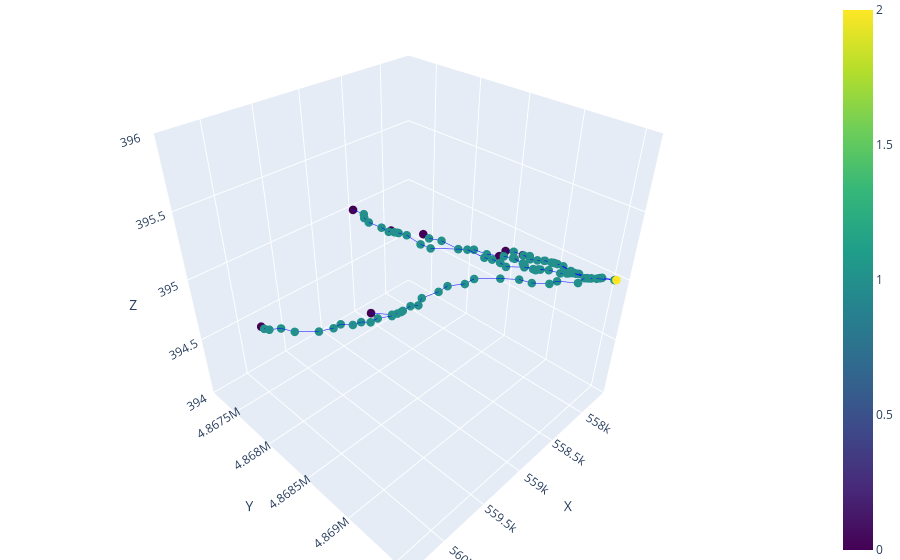

Notebook code cell kept with this figure:
### Code cell
plot_3D_network(nodes, edges, node_color = 'type')

### Figure 1 — Plotly figure (JSON) as saved in the notebook; plotly's stock layout.template omitted (floating-point values rounded to 4 significant figures)
{"data": [{"line": {"color": "blue", "width": 1}, "mode": "lines", "showlegend": false, "type": "scatter3d", "x": [558515, 558500.0], "y": [4867230, 4867000.0], "z": [395, 395]}, {"line": {"color": "blue", "width": 1}, "mode": "lines", "showlegend": false, "type": "scatter3d", "x": [558000.0, 558000.0], "y": [4869000.0, 4869000.0], "z": [395, 395]}, {"line": {"color": "blue", "width": 1}, "mode": "lines", "showlegend": false, "type": "scatter3d", "x": [558000.0, 557900.0], "y": [4869000.0, 4869000.0], "z": [395, 395]}, {"line": {"color": "blue", "width": 1}, "mode": "lines", "showlegend": false, "type": "scatter3d", "x": [558000.0, 558000.0], "y": [4869000.0, 4869000.0], "z": [395, 395]}, {"line": {"color": "blue", "width": 1}, "mode": "lines", "showlegend": false, "type": "scatter3d", "x": [557900.0, 557952], "y": [4869000.0, 4868811], "z": [395, 395]}, {"line": {"color": "blue", "width": 1}, "mode": "lines", "showlegend": false, "type": "scatter3d", "x": [557900.0, 557900.0], "y": [4869000.0, 4869000.0], "z": [395, 395]}, {"line": {"color": "blue", "width": 1}, "mode": "lines", "showlegend": false, "type": "scatter3d", "x": [558200.0, 558300.0], "y": [4869000.0, 4869000.0], "z": [395, 395]}, {"line": {"color": "blue", "width": 1}, "mode": "lines", "showlegend": false, "type": "scatter3d", "x": [558200.0, 558081], "y": [4869000.0, 4869000.0], "z": [395, 395]}, {"line": {"color": "blue", "width": 1}, "mode": "lines", "showlegend": false, "type": "scatter3d", "x": [557900.0, 557900.0], "y": [4869000.0, 4869000.0], "z": [395, 395]}, {"line": {"color": "blue", "width": 1}, "mode": "lines", "showlegend": false, "type": "scatter3d", "x": [557900.0, 557900.0], "y": [4869000.0, 4869000.0], "z": [395, 395]}, {"line": {"color": "blue", "width": 1}, "mode": "lines", "showlegend": false, "type": "scatter3d", "x": [557900.0, 557900.0], "y": [4869000.0, 4869000.0], "z": [395, 395]}, {"line": {"color": "blue", "width": 1}, "mode": "lines", "showlegend": false, "type": "scatter3d", "x": [557900.0, 557900.0], "y": [4869000.0, 4869000.0], "z": [395, 395]}, {"line": {"color": "blue", "width": 1}, "mode": "lines", "showlegend": false, "type": "scatter3d", "x": [557900.0, 557861], "y": [4869000.0, 4869251], "z": [395, 395]}, {"line": {"color": "blue", "width": 1}, "mode": "lines", "showlegend": false, "type": "scatter3d", "x": [557900.0, 557800.0], "y": [4869000.0, 4869376], "z": [395, 395]}, {"line": {"color": "blue", "width": 1}, "mode": "lines", "showlegend": false, "type": "scatter3d", "x": [558081, 558000.0], "y": [4869000.0, 4869361], "z": [395, 395]}, {"line": {"color": "blue", "width": 1}, "mode": "lines", "showlegend": false, "type": "scatter3d", "x": [558200.0, 558300.0], "y": [4869000.0, 4868000.0], "z": [395, 395]}, {"line": {"color": "blue", "width": 1}, "mode": "lines", "showlegend": false, "type": "scatter3d", "x": [558200.0, 558200.0], "y": [4869000.0, 4869000.0], "z": [395, 395]}, {"line": {"color": "blue", "width": 1}, "mode": "lines", "showlegend": false, "type": "scatter3d", "x": [558500.0, 558546], "y": [4867000.0, 4867000.0], "z": [395, 395]}, {"line": {"color": "blue", "width": 1}, "mode": "lines", "showlegend": false, "type": "scatter3d", "x": [557900.0, 557900.0], "y": [4869000.0, 4869000.0], "z": [395, 395]}, {"line": {"color": "blue", "width": 1}, "mode": "lines", "showlegend": false, "type": "scatter3d", "x": [557900.0, 557900.0], "y": [4869000.0, 4869000.0], "z": [395, 395]}, {"line": {"color": "blue", "width": 1}, "mode": "lines", "showlegend": false, "type": "scatter3d", "x": [558200.0, 558200.0], "y": [4869000.0, 4869000.0], "z": [395, 395]}, {"line": {"color": "blue", "width": 1}, "mode": "lines", "showlegend": false, "type": "scatter3d", "x": [558546, 558600.0], "y": [4867000.0, 4868000.0], "z": [395, 395]}, {"line": {"color": "blue", "width": 1}, "mode": "lines", "showlegend": false, "type": "scatter3d", "x": [557800.0, 557846], "y": [4869376, 4869381], "z": [395, 395]}, {"line": {"color": "blue", "width": 1}, "mode": "lines", "showlegend": false, "type": "scatter3d", "x": [557800.0, 557900.0], "y": [4869376, 4869000.0], "z": [395, 395]}, {"line": {"color": "blue", "width": 1}, "mode": "lines", "showlegend": false, "type": "scatter3d", "x": [557846, 557800.0], "y": [4869381, 4869000.0], "z": [395, 395]}, {"line": {"color": "blue", "width": 1}, "mode": "lines", "showlegend": false, "type": "scatter3d", "x": [558200.0, 558200.0], "y": [4869000.0, 4869000.0], "z": [395, 395]}, {"line": {"color": "blue", "width": 1}, "mode": "lines", "showlegend": false, "type": "scatter3d", "x": [558200.0, 558200.0], "y": [4869000.0, 4869000.0], "z": [395, 395]}, {"line": {"color": "blue", "width": 1}, "mode": "lines", "showlegend": false, "type": "scatter3d", "x": [557800.0, 557800.0], "y": [4869000.0, 4869000.0], "z": [395, 395]}, {"line": {"color": "blue", "width": 1}, "mode": "lines", "showlegend": false, "type": "scatter3d", "x": [557800.0, 557831], "y": [4869000.0, 4869396], "z": [395, 395]}, {"line": {"color": "blue", "width": 1}, "mode": "lines", "showlegend": false, "type": "scatter3d", "x": [557800.0, 557800.0], "y": [4869000.0, 4869000.0], "z": [395, 395]}, {"line": {"color": "blue", "width": 1}, "mode": "lines", "showlegend": false, "type": "scatter3d", "x": [557800.0, 557800.0], "y": [4869000.0, 4869000.0], "z": [395, 395]}, {"line": {"color": "blue", "width": 1}, "mode": "lines", "showlegend": false, "type": "scatter3d", "x": [558000.0, 557900.0], "y": [4869361, 4869000.0], "z": [395, 395]}, {"line": {"color": "blue", "width": 1}, "mode": "lines", "showlegend": false, "type": "scatter3d", "x": [558600.0, 558600.0], "y": [4868000.0, 4868000.0], "z": [395, 395]}, {"line": {"color": "blue", "width": 1}, "mode": "lines", "showlegend": false, "type": "scatter3d", "x": [557800.0, 557701], "y": [4869000.0, 4870000.0], "z": [395, 395]}, {"line": {"color": "blue", "width": 1}, "mode": "lines", "showlegend": false, "type": "scatter3d", "x": [557800.0, 557831], "y": [4869000.0, 4869396], "z": [395, 395]}, {"line": {"color": "blue", "width": 1}, "mode": "lines", "showlegend": false, "type": "scatter3d", "x": [557800.0, 557800.0], "y": [4869000.0, 4869000.0], "z": [395, 395]}, {"line": {"color": "blue", "width": 1}, "mode": "lines", "showlegend": false, "type": "scatter3d", "x": [558200.0, 558100.0], "y": [4869000.0, 4869000.0], "z": [395, 395]}, {"line": {"color": "blue", "width": 1}, "mode": "lines", "showlegend": false, "type": "scatter3d", "x": [557856, 557800.0], "y": [4869226, 4869000.0], "z": [395, 395]}, {"line": {"color": "blue", "width": 1}, "mode": "lines", "showlegend": false, "type": "scatter3d", "x": [557856, 557800.0], "y": [4869226, 4869000.0], "z": [395, 395]}, {"line": {"color": "blue", "width": 1}, "mode": "lines", "showlegend": false, "type": "scatter3d", "x": [557800.0, 557800.0], "y": [4869000.0, 4869000.0], "z": [395, 395]}, {"line": {"color": "blue", "width": 1}, "mode": "lines", "showlegend": false, "type": "scatter3d", "x": [557800.0, 557831], "y": [4869000.0, 4869396], "z": [395, 395]}, {"line": {"color": "blue", "width": 1}, "mode": "lines", "showlegend": false, "type": "scatter3d", "x": [560322, 560300.0], "y": [4868051, 4868000.0], "z": [395, 395]}, {"line": {"color": "blue", "width": 1}, "mode": "lines", "showlegend": false, "type": "scatter3d", "x": [558600.0, 558600.0], "y": [4868000.0, 4868000.0], "z": [395, 395]}, {"line": {"color": "blue", "width": 1}, "mode": "lines", "showlegend": false, "type": "scatter3d", "x": [560300.0, 560300.0], "y": [4868000.0, 4868000.0], "z": [395, 395]}, {"line": {"color": "blue", "width": 1}, "mode": "lines", "showlegend": false, "type": "scatter3d", "x": [557701, 557689], "y": [4870000.0, 4869553], "z": [395, 395]}, {"line": {"color": "blue", "width": 1}, "mode": "lines", "showlegend": false, "type": "scatter3d", "x": [557701, 557700.0], "y": [4870000.0, 4869000.0], "z": [395, 395]}, {"line": {"color": "blue", "width": 1}, "mode": "lines", "showlegend": false, "type": "scatter3d", "x": [557701, 557700.0], "y": [4870000.0, 4870000.0], "z": [395, 395]}, {"line": {"color": "blue", "width": 1}, "mode": "lines", "showlegend": false, "type": "scatter3d", "x": [557689, 557700.0], "y": [4869553, 4870000.0], "z": [395, 395]}, {"line": {"color": "blue", "width": 1}, "mode": "lines", "showlegend": false, "type": "scatter3d", "x": [559567, 559500.0], "y": [4868494, 4869000.0], "z": [395, 395]}, {"line": {"color": "blue", "width": 1}, "mode": "lines", "showlegend": false, "type": "scatter3d", "x": [560300.0, 560221], "y": [4868000.0, 4868000.0], "z": [395, 395]}, {"line": {"color": "blue", "width": 1}, "mode": "lines", "showlegend": false, "type": "scatter3d", "x": [558100.0, 558100.0], "y": [4869000.0, 4869000.0], "z": [395, 395]}, {"line": {"color": "blue", "width": 1}, "mode": "lines", "showlegend": false, "type": "scatter3d", "x": [558600.0, 558500.0], "y": [4868000.0, 4868000.0], "z": [395, 395]}, {"line": {"color": "blue", "width": 1}, "mode": "lines", "showlegend": false, "type": "scatter3d", "x": [558100.0, 558100.0], "y": [4869000.0, 4869000.0], "z": [395, 395]}, {"line": {"color": "blue", "width": 1}, "mode": "lines", "showlegend": false, "type": "scatter3d", "x": [558100.0, 558100.0], "y": [4869000.0, 4869000.0], "z": [395, 395]}, {"line": {"color": "blue", "width": 1}, "mode": "lines", "showlegend": false, "type": "scatter3d", "x": [558500.0, 558500.0], "y": [4868000.0, 4868000.0], "z": [395, 395]}, {"line": {"color": "blue", "width": 1}, "mode": "lines", "showlegend": false, "type": "scatter3d", "x": [558500.0, 558522], "y": [4868000.0, 4867747], "z": [395, 395]}, {"line": {"color": "blue", "width": 1}, "mode": "lines", "showlegend": false, "type": "scatter3d", "x": [560221, 560200.0], "y": [4868000.0, 4868000.0], "z": [395, 395]}, {"line": {"color": "blue", "width": 1}, "mode": "lines", "showlegend": false, "type": "scatter3d", "x": [558100.0, 558000.0], "y": [4869000.0, 4869000.0], "z": [395, 395]}, {"line": {"color": "blue", "width": 1}, "mode": "lines", "showlegend": false, "type": "scatter3d", "x": [558000.0, 558000.0], "y": [4869000.0, 4869000.0], "z": [395, 395]}, {"line": {"color": "blue", "width": 1}, "mode": "lines", "showlegend": false, "type": "scatter3d", "x": [558000.0, 558000.0], "y": [4869000.0, 4869000.0], "z": [395, 395]}, {"line": {"color": "blue", "width": 1}, "mode": "lines", "showlegend": false, "type": "scatter3d", "x": [558000.0, 558000.0], "y": [4869000.0, 4869000.0], "z": [395, 395]}, {"line": {"color": "blue", "width": 1}, "mode": "lines", "showlegend": false, "type": "scatter3d", "x": [558500.0, 558500.0], "y": [4868000.0, 4868000.0], "z": [395, 395]}, {"line": {"color": "blue", "width": 1}, "mode": "lines", "showlegend": false, "type": "scatter3d", "x": [558500.0, 558500.0], "y": [4868000.0, 4868000.0], "z": [395, 395]}, {"line": {"color": "blue", "width": 1}, "mode": "lines", "showlegend": false, "type": "scatter3d", "x": [558500.0, 558500.0], "y": [4868000.0, 4868000.0], "z": [395, 395]}, {"line": {"color": "blue", "width": 1}, "mode": "lines", "showlegend": false, "type": "scatter3d", "x": [559500.0, 559400.0], "y": [4869000.0, 4869000.0], "z": [395, 395]}, {"line": {"color": "blue", "width": 1}, "mode": "lines", "showlegend": false, "type": "scatter3d", "x": [560200.0, 560000.0], "y": [4868000.0, 4868000.0], "z": [395, 395]}, {"line": {"color": "blue", "width": 1}, "mode": "lines", "showlegend": false, "type": "scatter3d", "x": [559400.0, 559400.0], "y": [4869000.0, 4869000.0], "z": [395, 395]}, {"line": {"color": "blue", "width": 1}, "mode": "lines", "showlegend": false, "type": "scatter3d", "x": [559400.0, 559500.0], "y": [4869000.0, 4869000.0], "z": [395, 395]}, {"line": {"color": "blue", "width": 1}, "mode": "lines", "showlegend": false, "type": "scatter3d", "x": [558500.0, 558500.0], "y": [4868000.0, 4868000.0], "z": [395, 395]}, {"line": {"color": "blue", "width": 1}, "mode": "lines", "showlegend": false, "type": "scatter3d", "x": [559400.0, 559400.0], "y": [4869000.0, 4869000.0], "z": [395, 395]}, {"line": {"color": "blue", "width": 1}, "mode": "lines", "showlegend": false, "type": "scatter3d", "x": [559400.0, 559300.0], "y": [4869000.0, 4869000.0], "z": [395, 395]}, {"line": {"color": "blue", "width": 1}, "mode": "lines", "showlegend": false, "type": "scatter3d", "x": [557861, 557900.0], "y": [4869251, 4869271], "z": [395, 395]}, {"line": {"color": "blue", "width": 1}, "mode": "lines", "showlegend": false, "type": "scatter3d", "x": [557861, 557800.0], "y": [4869251, 4869000.0], "z": [395, 395]}, {"line": {"color": "blue", "width": 1}, "mode": "lines", "showlegend": false, "type": "scatter3d", "x": [559300.0, 559200.0], "y": [4869000.0, 4869000.0], "z": [395, 395]}, {"line": {"color": "blue", "width": 1}, "mode": "lines", "showlegend": false, "type": "scatter3d", "x": [557900.0, 557861], "y": [4869271, 4869276], "z": [395, 395]}, {"line": {"color": "blue", "width": 1}, "mode": "lines", "showlegend": false, "type": "scatter3d", "x": [557861, 557831], "y": [4869276, 4869396], "z": [395, 395]}, {"line": {"color": "blue", "width": 1}, "mode": "lines", "showlegend": false, "type": "scatter3d", "x": [558500.0, 558500.0], "y": [4868000.0, 4868000.0], "z": [395, 395]}, {"line": {"color": "blue", "width": 1}, "mode": "lines", "showlegend": false, "type": "scatter3d", "x": [560000.0, 559900.0], "y": [4868000.0, 4868000.0], "z": [395, 395]}, {"line": {"color": "blue", "width": 1}, "mode": "lines", "showlegend": false, "type": "scatter3d", "x": [559200.0, 559116], "y": [4869000.0, 4868631], "z": [395, 395]}, {"line": {"color": "blue", "width": 1}, "mode": "lines", "showlegend": false, "type": "scatter3d", "x": [558500.0, 558200.0], "y": [4868000.0, 4868000.0], "z": [395, 395]}, {"line": {"color": "blue", "width": 1}, "mode": "lines", "showlegend": false, "type": "scatter3d", "x": [559116, 558900.0], "y": [4868631, 4868666], "z": [395, 395]}, {"line": {"color": "blue", "width": 1}, "mode": "lines", "showlegend": false, "type": "scatter3d", "x": [559900.0, 559800.0], "y": [4868000.0, 4868000.0], "z": [395, 395]}, {"line": {"color": "blue", "width": 1}, "mode": "lines", "showlegend": false, "type": "scatter3d", "x": [557800.0, 557800.0], "y": [4869000.0, 4869000.0], "z": [395, 395]}, {"line": {"color": "blue", "width": 1}, "mode": "lines", "showlegend": false, "type": "scatter3d", "x": [557800.0, 557800.0], "y": [4869000.0, 4869000.0], "z": [395, 395]}, {"line": {"color": "blue", "width": 1}, "mode": "lines", "showlegend": false, "type": "scatter3d", "x": [557800.0, 557800.0], "y": [4869000.0, 4869000.0], "z": [395, 395]}, {"line": {"color": "blue", "width": 1}, "mode": "lines", "showlegend": false, "type": "scatter3d", "x": [557800.0, 557700.0], "y": [4869000.0, 4869000.0], "z": [395, 395]}, {"line": {"color": "blue", "width": 1}, "mode": "lines", "showlegend": false, "type": "scatter3d", "x": [557700.0, 557700.0], "y": [4869000.0, 4870000.0], "z": [395, 395]}, {"line": {"color": "blue", "width": 1}, "mode": "lines", "showlegend": false, "type": "scatter3d", "x": [559800.0, 559800.0], "y": [4868000.0, 4869000.0], "z": [395, 395]}, {"line": {"color": "blue", "width": 1}, "mode": "lines", "showlegend": false, "type": "scatter3d", "x": [558900.0, 558800.0], "y": [4868666, 4869000.0], "z": [395, 395]}, {"line": {"color": "blue", "width": 1}, "mode": "lines", "showlegend": false, "type": "scatter3d", "x": [559800.0, 559700.0], "y": [4869000.0, 4869000.0], "z": [395, 395]}, {"line": {"color": "blue", "width": 1}, "mode": "lines", "showlegend": false, "type": "scatter3d", "x": [558011, 558000.0], "y": [4868669, 4869000.0], "z": [395, 395]}, {"line": {"color": "blue", "width": 1}, "mode": "lines", "showlegend": false, "type": "scatter3d", "x": [559700.0, 559700.0], "y": [4869000.0, 4869000.0], "z": [395, 395]}, {"line": {"color": "blue", "width": 1}, "mode": "lines", "showlegend": false, "type": "scatter3d", "x": [558000.0, 558000.0], "y": [4869000.0, 4869000.0], "z": [395, 395]}, {"line": {"color": "blue", "width": 1}, "mode": "lines", "showlegend": false, "type": "scatter3d", "x": [558800.0, 558700.0], "y": [4869000.0, 4869000.0], "z": [395, 395]}, {"line": {"color": "blue", "width": 1}, "mode": "lines", "showlegend": false, "type": "scatter3d", "x": [559700.0, 559600.0], "y": [4869000.0, 4869000.0], "z": [395, 395]}, {"line": {"color": "blue", "width": 1}, "mode": "lines", "showlegend": false, "type": "scatter3d", "x": [558000.0, 557961], "y": [4869000.0, 4868891], "z": [395, 395]}, {"line": {"color": "blue", "width": 1}, "mode": "lines", "showlegend": false, "type": "scatter3d", "x": [559600.0, 559500.0], "y": [4869000.0, 4869000.0], "z": [395, 395]}, {"line": {"color": "blue", "width": 1}, "mode": "lines", "showlegend": false, "type": "scatter3d", "x": [558200.0, 558200.0], "y": [4868000.0, 4869000.0], "z": [395, 395]}, {"line": {"color": "blue", "width": 1}, "mode": "lines", "showlegend": false, "type": "scatter3d", "x": [557961, 557900.0], "y": [4868891, 4869000.0], "z": [395, 395]}, {"line": {"color": "blue", "width": 1}, "mode": "lines", "showlegend": false, "type": "scatter3d", "x": [558700.0, 558600.0], "y": [4869000.0, 4869000.0], "z": [395, 395]}, {"line": {"color": "blue", "width": 1}, "mode": "lines", "showlegend": false, "type": "scatter3d", "x": [557900.0, 557900.0], "y": [4869000.0, 4869000.0], "z": [395, 395]}, {"line": {"color": "blue", "width": 1}, "mode": "lines", "showlegend": false, "type": "scatter3d", "x": [558200.0, 558100.0], "y": [4869000.0, 4869000.0], "z": [395, 395]}, {"line": {"color": "blue", "width": 1}, "mode": "lines", "showlegend": false, "type": "scatter3d", "x": [558600.0, 558406], "y": [4869000.0, 4868891], "z": [395, 395]}, {"line": {"color": "blue", "width": 1}, "mode": "lines", "showlegend": false, "type": "scatter3d", "x": [557900.0, 557900.0], "y": [4869000.0, 4869000.0], "z": [395, 395]}, {"line": {"color": "blue", "width": 1}, "mode": "lines", "showlegend": false, "type": "scatter3d", "x": [557900.0, 557900.0], "y": [4869000.0, 4869000.0], "z": [395, 395]}, {"line": {"color": "blue", "width": 1}, "mode": "lines", "showlegend": false, "type": "scatter3d", "x": [557900.0, 557900.0], "y": [4869000.0, 4869000.0], "z": [395, 395]}, {"line": {"color": "blue", "width": 1}, "mode": "lines", "showlegend": false, "type": "scatter3d", "x": [558100.0, 558100.0], "y": [4869000.0, 4869000.0], "z": [395, 395]}, {"line": {"color": "blue", "width": 1}, "mode": "lines", "showlegend": false, "type": "scatter3d", "x": [558100.0, 558126], "y": [4869000.0, 4868680], "z": [395, 395]}, {"line": {"color": "blue", "width": 1}, "mode": "lines", "showlegend": false, "type": "scatter3d", "x": [558100.0, 558100.0], "y": [4869000.0, 4869000.0], "z": [395, 395]}, {"line": {"color": "blue", "width": 1}, "mode": "lines", "showlegend": false, "type": "scatter3d", "x": [558100.0, 558100.0], "y": [4869000.0, 4869000.0], "z": [395, 395]}, {"line": {"color": "blue", "width": 1}, "mode": "lines", "showlegend": false, "type": "scatter3d", "x": [558100.0, 558100.0], "y": [4869000.0, 4869000.0], "z": [395, 395]}, {"line": {"color": "blue", "width": 1}, "mode": "lines", "showlegend": false, "type": "scatter3d", "x": [558345, 558400.0], "y": [4867990, 4868000.0], "z": [395, 395]}, {"line": {"color": "blue", "width": 1}, "mode": "lines", "showlegend": false, "type": "scatter3d", "x": [557900.0, 557900.0], "y": [4869000.0, 4869000.0], "z": [395, 395]}, {"line": {"color": "blue", "width": 1}, "mode": "lines", "showlegend": false, "type": "scatter3d", "x": [558100.0, 558100.0], "y": [4869000.0, 4868781], "z": [395, 395]}, {"line": {"color": "blue", "width": 1}, "mode": "lines", "showlegend": false, "type": "scatter3d", "x": [557900.0, 557800.0], "y": [4869000.0, 4869000.0], "z": [395, 395]}, {"line": {"color": "blue", "width": 1}, "mode": "lines", "showlegend": false, "type": "scatter3d", "x": [557800.0, 557800.0], "y": [4869000.0, 4869000.0], "z": [395, 395]}, {"line": {"color": "blue", "width": 1}, "mode": "lines", "showlegend": false, "type": "scatter3d", "x": [558400.0, 558300.0], "y": [4868000.0, 4868000.0], "z": [395, 395]}, {"line": {"color": "blue", "width": 1}, "mode": "lines", "showlegend": false, "type": "scatter3d", "x": [558100.0, 558100.0], "y": [4868781, 4869000.0], "z": [395, 395]}, {"line": {"color": "blue", "width": 1}, "mode": "lines", "showlegend": false, "type": "scatter3d", "x": [558100.0, 558100.0], "y": [4869000.0, 4869000.0], "z": [395, 395]}, {"line": {"color": "blue", "width": 1}, "mode": "lines", "showlegend": false, "type": "scatter3d", "x": [558100.0, 558100.0], "y": [4869000.0, 4869000.0], "z": [395, 395]}, {"line": {"color": "blue", "width": 1}, "mode": "lines", "showlegend": false, "type": "scatter3d", "x": [558406, 558300.0], "y": [4868891, 4869000.0], "z": [395, 395]}, {"line": {"color": "blue", "width": 1}, "mode": "lines", "showlegend": false, "type": "scatter3d", "x": [558300.0, 558300.0], "y": [4868000.0, 4868000.0], "z": [395, 395]}, {"line": {"color": "blue", "width": 1}, "mode": "lines", "showlegend": false, "type": "scatter3d", "x": [558100.0, 558100.0], "y": [4869000.0, 4869000.0], "z": [395, 395]}, {"line": {"color": "blue", "width": 1}, "mode": "lines", "showlegend": false, "type": "scatter3d", "x": [558100.0, 558100.0], "y": [4869000.0, 4869000.0], "z": [395, 395]}, {"line": {"color": "blue", "width": 1}, "mode": "lines", "showlegend": false, "type": "scatter3d", "x": [558300.0, 558300.0], "y": [4869000.0, 4869000.0], "z": [395, 395]}, {"line": {"color": "blue", "width": 1}, "mode": "lines", "showlegend": false, "type": "scatter3d", "x": [558100.0, 558000.0], "y": [4869000.0, 4869000.0], "z": [395, 395]}, {"line": {"color": "blue", "width": 1}, "mode": "lines", "showlegend": false, "type": "scatter3d", "x": [558300.0, 558300.0], "y": [4868000.0, 4868000.0], "z": [395, 395]}, {"line": {"color": "blue", "width": 1}, "mode": "lines", "showlegend": false, "type": "scatter3d", "x": [558100.0, 558100.0], "y": [4869000.0, 4869000.0], "z": [395, 395]}, {"line": {"color": "blue", "width": 1}, "mode": "lines", "showlegend": false, "type": "scatter3d", "x": [558100.0, 558100.0], "y": [4869000.0, 4869000.0], "z": [395, 395]}, {"marker": {"color": [0, 1, 1, 1, 1, 1, 1, 1, 1, 1, 1, 1, 1, 1, 1, 1, 1, 1, 1, 1, 1, 1, 1, 1, 1, 1, 1, 1, 1, 0, 1, 1, 1, 2, 0, 1, 1, 1, 1, 1, 1, 1, 1, 1, 1, 1, 1, 1, 1, 1, 1, 1, 1, 1, 1, 1, 1, 1, 1, 1, 1, 1, 1, 1, 1, 1, 1, 1, 1, 1, 1, 1, 1, 1, 1, 0, 1, 1, 1, 1, 1, 1, 1, 1, 1, 1, 1, 1, 1, 1, 0, 1, 1, 1, 1, 1, 1, 0, 1, 1, 1, 1, 1, 1, 1, 1, 1, 0, 1, 1, 1, 1, 1, 1, 1, 1, 1, 1, 1, 1, 0], "colorscale": [[0, "#440154"], [0.1111, "#482878"], [0.2222, "#3e4989"], [0.3333, "#31688e"], [0.4444, "#26828e"], [0.5556, "#1f9e89"], [0.6667, "#35b779"], [0.7778, "#6ece58"], [0.8889, "#b5de2b"], [1, "#fde725"]], "showscale": true, "size": 5}, "mode": "markers", "showlegend": false, "type": "scatter3d", "x": [558515, 558000.0, 557900.0, 558200.0, 557900.0, 557900.0, 557900.0, 557900.0, 557900.0, 558081, 558200.0, 558500.0, 557900.0, 558200.0, 558546, 557800.0, 557846, 558200.0, 557800.0, 557800.0, 558200.0, 558000.0, 558600.0, 557800.0, 558200.0, 557856, 557900.0, 557800.0, 557800.0, 560322, 558600.0, 560300.0, 557701, 557689, 559567, 560300.0, 558100.0, 558600.0, 558100.0, 558500.0, 560221, 558100.0, 558000.0, 558000.0, 558000.0, 558500.0, 558500.0, 558500.0, 559500.0, 558000.0, 560200.0, 559400.0, 558500.0, 559400.0, 559400.0, 557861, 559300.0, 557900.0, 557861, 558500.0, 560000.0, 559200.0, 557831, 558500.0, 559116, 559900.0, 557800.0, 557800.0, 557800.0, 557800.0, 557700.0, 559800.0, 558900.0, 557700.0, 559800.0, 558011, 559700.0, 558000.0, 558800.0, 559700.0, 558000.0, 559600.0, 558200.0, 557961, 558700.0, 557900.0, 558200.0, 559500.0, 558600.0, 557900.0, 558522, 557900.0, 557900.0, 558100.0, 558100.0, 558100.0, 558100.0, 558345, 557900.0, 558100.0, 557900.0, 557800.0, 558400.0, 557800.0, 558100.0, 558100.0, 558406, 558126, 558300.0, 558100.0, 558100.0, 558300.0, 558100.0, 558300.0, 558100.0, 558300.0, 558000.0, 558100.0, 558100.0, 558300.0, 557952], "y": [4867230, 4869000.0, 4869000.0, 4869000.0, 4869000.0, 4869000.0, 4869000.0, 4869000.0, 4869000.0, 4869000.0, 4869000.0, 4867000.0, 4869000.0, 4869000.0, 4867000.0, 4869376, 4869381, 4869000.0, 4869000.0, 4869000.0, 4869000.0, 4869361, 4868000.0, 4869000.0, 4869000.0, 4869226, 4869000.0, 4869000.0, 4869000.0, 4868051, 4868000.0, 4868000.0, 4870000.0, 4869553, 4868494, 4868000.0, 4869000.0, 4868000.0, 4869000.0, 4868000.0, 4868000.0, 4869000.0, 4869000.0, 4869000.0, 4869000.0, 4868000.0, 4868000.0, 4868000.0, 4869000.0, 4869000.0, 4868000.0, 4869000.0, 4868000.0, 4869000.0, 4869000.0, 4869251, 4869000.0, 4869271, 4869276, 4868000.0, 4868000.0, 4869000.0, 4869396, 4868000.0, 4868631, 4868000.0, 4869000.0, 4869000.0, 4869000.0, 4869000.0, 4869000.0, 4868000.0, 4868666, 4870000.0, 4869000.0, 4868669, 4869000.0, 4869000.0, 4869000.0, 4869000.0, 4869000.0, 4869000.0, 4868000.0, 4868891, 4869000.0, 4869000.0, 4869000.0, 4869000.0, 4869000.0, 4869000.0, 4867747, 4869000.0, 4869000.0, 4869000.0, 4869000.0, 4869000.0, 4869000.0, 4867990, 4869000.0, 4869000.0, 4869000.0, 4869000.0, 4868000.0, 4869000.0, 4868781, 4869000.0, 4868891, 4868680, 4868000.0, 4869000.0, 4869000.0, 4869000.0, 4869000.0, 4868000.0, 4869000.0, 4869000.0, 4869000.0, 4869000.0, 4869000.0, 4868000.0, 4868811], "z": [395, 395, 395, 395, 395, 395, 395, 395, 395, 395, 395, 395, 395, 395, 395, 395, 395, 395, 395, 395, 395, 395, 395, 395, 395, 395, 395, 395, 395, 395, 395, 395, 395, 395, 395, 395, 395, 395, 395, 395, 395, 395, 395, 395, 395, 395, 395, 395, 395, 395, 395, 395, 395, 395, 395, 395, 395, 395, 395, 395, 395, 395, 395, 395, 395, 395, 395, 395, 395, 395, 395, 395, 395, 395, 395, 395, 395, 395, 395, 395, 395, 395, 395, 395, 395, 395, 395, 395, 395, 395, 395, 395, 395, 395, 395, 395, 395, 395, 395, 395, 395, 395, 395, 395, 395, 395, 395, 395, 395, 395, 395, 395, 395, 395, 395, 395, 395, 395, 395, 395, 395]}], "layout": {"margin": {"b": 0, "l": 0, "r": 0, "t": 0}, "scene": {"xaxis": {"title": {"text": "X"}}, "yaxis": {"title": {"text": "Y"}}, "zaxis": {"title": {"text": "Z"}}}}}
